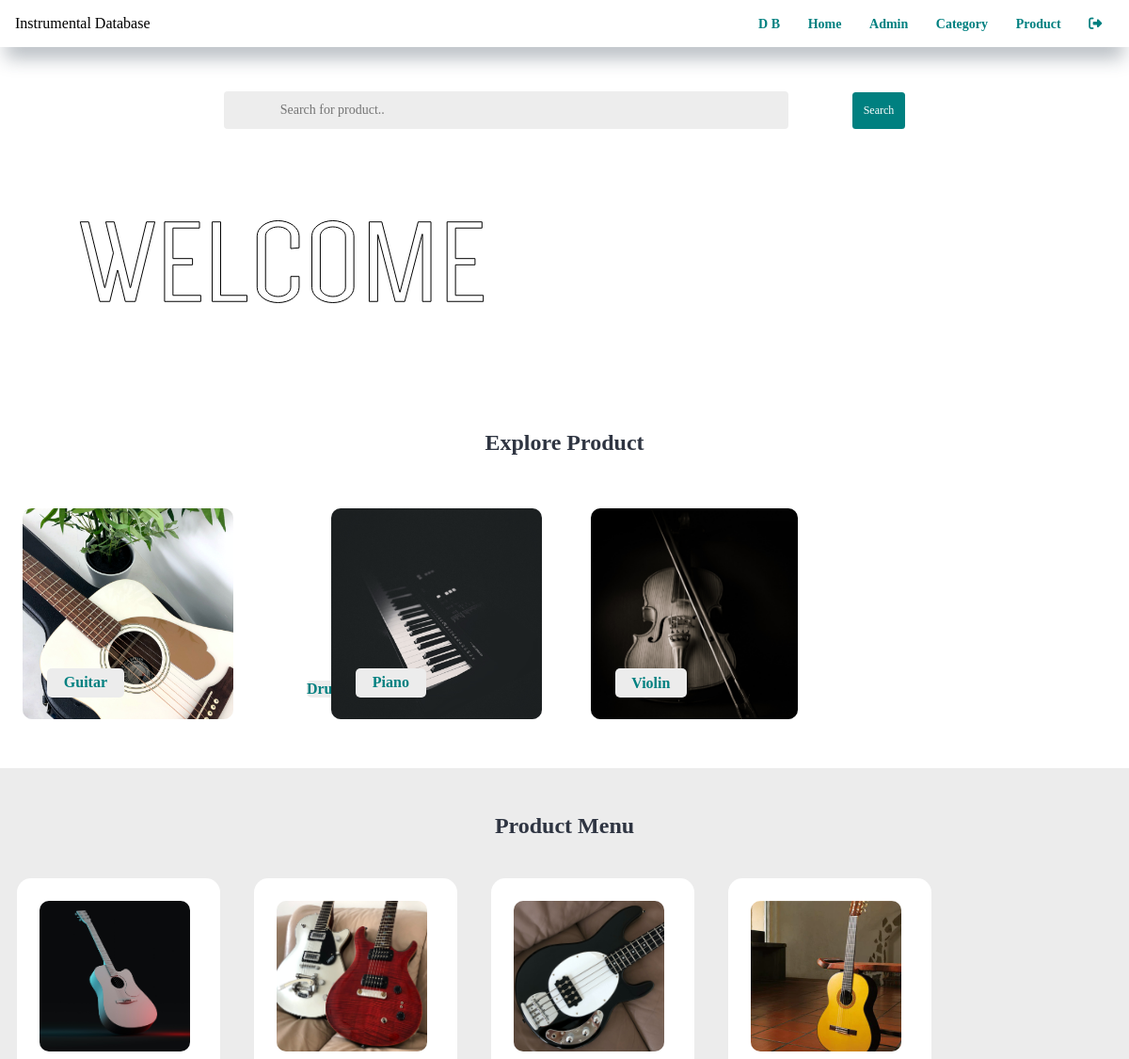
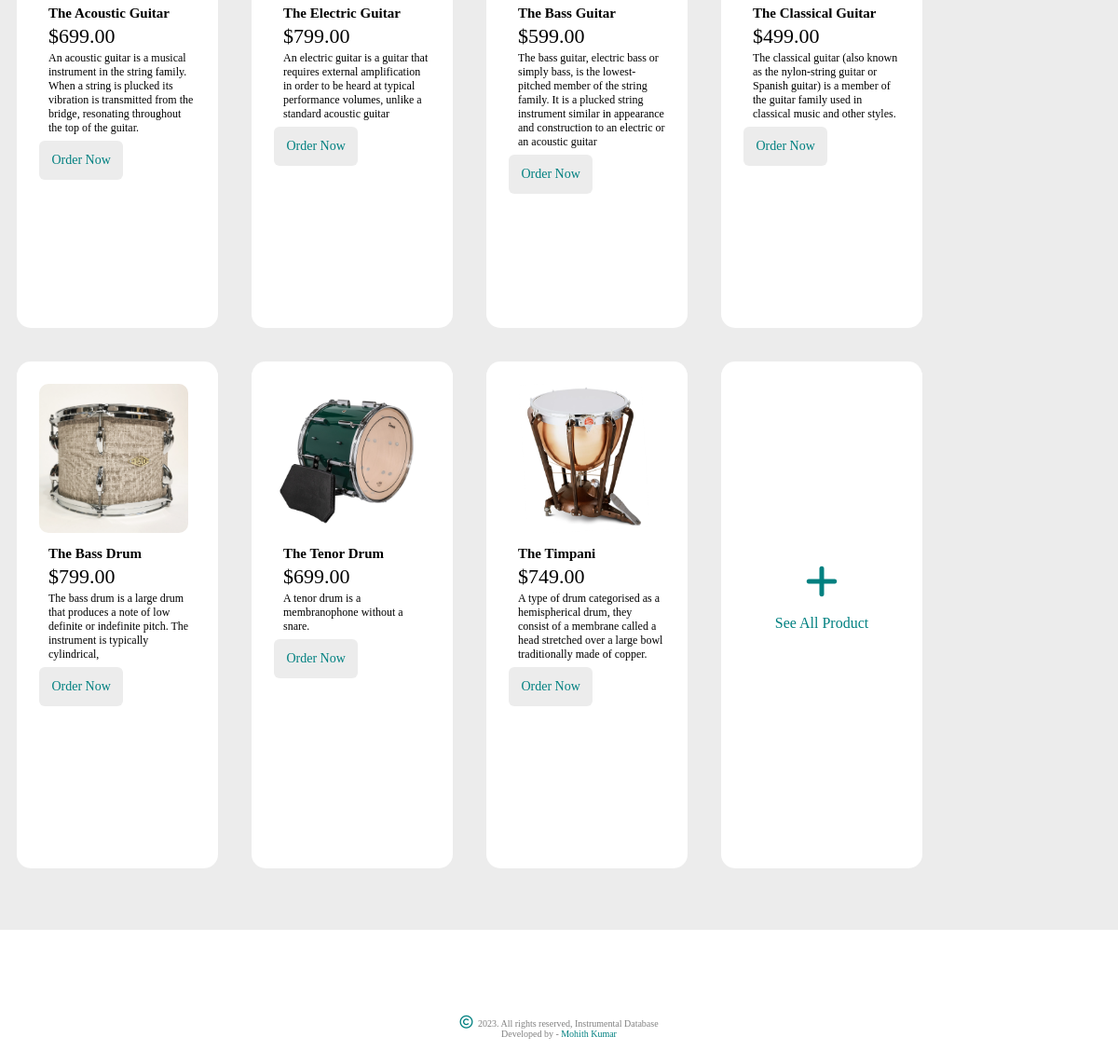
The page / on the database its author committed (2 pictures, top to bottom).
### tables this page shows
CREATE TABLE `t_category` (
  `id` int(10) UNSIGNED NOT NULL,
  `title` varchar(100) NOT NULL,
  `image_name` varchar(255) NOT NULL,
  `featured` varchar(10) NOT NULL,
  `active` varchar(10) NOT NULL
);

CREATE TABLE `t_product` (
  `id` int(10) UNSIGNED NOT NULL,
  `title` varchar(150) NOT NULL,
  `description` varchar(255) NOT NULL,
  `price` decimal(10,2) NOT NULL,
  `image_name` varchar(255) NOT NULL,
  `category_id` int(11) NOT NULL,
  `featured` varchar(10) NOT NULL,
  `active` varchar(10) NOT NULL
);

### index.php (the view, shortened to what this page needs)
<?php include('./partials-m/menu.php'); ?>
<section class="product-search text-center">
    <div class="container">
        <form action="<?php echo URL; ?>product-search.php" method="POST">
            <input type="search" name="search" placeholder="Search for product.." required>
            <input type="submit" name="submit" value="Search" class="btn btn-primary">
        </form>
    </div>
</section>
<div id="myobj" width="100%" height="100%" class="welcomemsg">
</div>
<section class="categories">
    <div class="container">
        <h2 class="text-center">Explore Product</h2>
        <?php
            $sql = "SELECT * FROM t_category WHERE active='Yes' AND featured='Yes' LIMIT 4";
            $res = mysqli_query($conn, $sql);
            $count = mysqli_num_rows($res);
            if($count>0)
            {
                while($row=mysqli_fetch_assoc($res))
                {
                    $id = $row['id'];
                    $title = $row['title'];
                    $image_name = $row['image_name'];
                    ?>
                    <a href="<?php echo URL; ?>category-product.php?category_id=<?php echo $id; ?>">
                        <div class="box-3 float-container">
                            <?php
                                if($image_name=="")
                                {
                                    echo "<div class='error'>Image not Available</div>";
                                }
                                else
                                {
                                    ?>
                                    <img src="<?php echo URL; ?>images/category/<?php echo $image_name; ?>" alt="" class="img-responsive1 img-curve">
                                    <?php
                                }
                            ?>
                            <h3 class="float-text text-white"><?php echo $title; ?></h3>
                        </div>
                    </a>
                    <?php
                }
            }
            else
            {
                echo "<div class='error'>Category not Added.</div>";
            }
        ?>
    </div>
</section>
<section class="product-menu">
    <div class="container">
        <h2 class="text-center">Product Menu</h2>
        <?php
        $sql2 = "SELECT * FROM t_product WHERE active='Yes' AND featured='Yes' LIMIT 7";
        $res2 = mysqli_query($conn, $sql2);
        $count2 = mysqli_num_rows($res2);
        if($count2>0)
        {
            while($row=mysqli_fetch_assoc($res2))
            {
                $id = $row['id'];
                $title = $row['title'];
                $price = $row['price'];
                $description = $row['description'];
                $image_name = $row['image_name'];
                ?>
                <div class="product-menu-box">
                    <div class="product-menu-img">
                        <?php
                            if($image_name=="")
                            {
                                echo "<div class='error'>Image not available.</div>";
                            }
                            else
                            {
                                ?>
                                <img src="<?php echo URL; ?>images/product/<?php echo $image_name; ?>" alt="" class="img-responsive img-curve">
                                <?php
                            }
                        ?>
                    </div>
                    <div class="product-menu-desc">
                        <h4><?php echo $title; ?></h4>
                        <p class="product-price">$<?php echo $price; ?></p>
                        <p class="product-detail">
                            <?php echo $description; ?>
                        </p>
                        <br>
                        <a href="<?php echo URL; ?>order.php?product_id=<?php echo $id; ?>" class="button" style="background-color: #ececec; padding: 8%; border-radius: 6px; font-size: 14px;">Order Now</a>
                    </div>
                </div>
                <?php
            }
        }
        else
        {
            echo "<div class='error'>product not available.</div>";
        }
        ?>
        <p class="product-menu-box text-center">
        <a href="product.php"><i class="fa-solid fa-plus" style="margin-top: 12rem; margin-bottom: 1rem; font-size: 40px;"></i><br>See All Product</a>
    </p>
    </div>
</section>
<?php include('./partials-m/footer.php'); ?>

### partials-m/menu.php (shortened to what this page needs)
<!DOCTYPE html>
<html lang="en">
<head>
    <link rel="stylesheet" href="https://cdnjs.cloudflare.com/ajax/libs/font-awesome/6.2.1/css/all.min.css"
 />
    <link rel="stylesheet" href="css/style.css">
</head>
<body>
    <header class="menu text-center">
        <div class="wrappermenu">
            <p>Instrumental Database</p>
            <ul>
                <li><a href="http://localhost/phpmyadmin/index.php?route=/database/structure&db=instrumentalDB"
                        target="_blank">D B</a></li>
                <li><a href="index.php">Home</a></li>
                <li><a href="./admin/manage-admin.php">Admin</a></li>
                <li><a href="./category.php">Category</a></li>
                <li><a href="./product.php">Product</a></li>
                <li> <a href="./admin/logout.php"><i class="fa-solid fa-right-from-bracket"></i></a></li>
            </ul>
        </div>
    </header>

### partials-m/footer.php
<div class="footer">
    <div class="wrapper">
        <p class="text-center"><i class="fa-regular fa-copyright"></i>
            2023. All rights reserved, Instrumental Database <br> Developed by - <a
                href="https://www.linkedin.com/in/mohithkumarss/" target="_blank">Mohith
                Kumar</a></p>
    </div>
</div>
</body>
</html>

### css/style.css (style rules this page uses)
* { margin: 0; padding: 0; font-family: "Poppins"; box-sizing: border-box; }
.img-responsive { height: 10rem; }
.img-responsive1 { margin-top: 2rem; height: 14rem; }
.img-curve { border-radius: 10px; }
.text-center { text-align: center; }
.text-white { color: teal; background-color: rgb(236, 236, 236); padding: 3% 8% 3% 8%; border-radius: 5px; }
a { color: teal; text-decoration: none; }
.btn { padding: 1%; border: none; font-size: 1rem; border-radius: 5px; }
.btn-primary { background-color: teal; margin: 3rem 0 2rem 4rem; padding: 1%; border-radius: 3.5px; color: white; }
h2 { color: #2f3542; font-size: 1.5rem; margin-bottom: 2%; }
h3 { font-size: 1rem; }
.float-container { position: relative; }
.float-text { position: absolute; left: 0; bottom: 0; margin: 1.6rem; }
.menu ul li { display: inline; margin: 0.8rem; font-weight: 600; font-size: 14px; }
.menu .wrappermenu { padding: 0 1rem 1rem 1rem; box-shadow: 0px 17px 20px -6px rgba(36, 52, 70, 0.36); margin-top: 1rem; display: flex; flex-direction: row; justify-content: space-between; }
.footer .wrapper i { margin-top: 4rem; color: teal; font-size: 14px; margin-right: 0.2rem; }
.footer .wrapper { font-size: 10px; padding: 1%; margin: 1rem auto 2rem auto; color: gray; }
.product-search input { font-size: 12px; cursor: pointer; }
.product-search input[type="search"] { width: 50%; padding: 1% 1% 1% 5%; font-size: 14px; border: none; border-radius: 4px; background-color: rgb(237, 237, 237); }
.categories { padding: 4% 0; }
.box-3 { width: 28%; display: inline; margin: 2%; }
.product-menu { background-color: #ececec; padding: 4% 0; }
.product-menu-box { height: 34rem; width: 18%; margin: 1.5%; padding: 2%; float: left; background-color: white; border-radius: 15px; }
.product-menu-desc h4 { padding: 10px 0 0 10px; font-size: 15px; }
.product-price { padding: 3px 0 0 10px; font-size: 22px; }
.product-detail { padding: 3px 0 0 10px; font-size: 12px; }
.welcomemsg { margin: 2rem 1rem 0 4rem; }

### rows shown on the page
t_category: image_name (picture), title "Guitar"
t_category: title "Drums"
t_category: image_name (picture), title "Piano"
t_category: image_name (picture), title "Violin"
t_product: image_name (picture), title "The Acoustic Guitar", price "699.00", description "An acoustic guitar is a musical instrument in the string family. When a string is plucked its vibration is transmitted from the bridge, resonating throughout the top of the guitar."
t_product: image_name (picture), title "The Electric Guitar", price "799.00", description "An electric guitar is a guitar that requires external amplification in order to be heard at typical performance volumes, unlike a standard acoustic guitar"
t_product: image_name (picture), title "The Bass Guitar", price "599.00", description "The bass guitar, electric bass or simply bass, is the lowest-pitched member of the string family. It is a plucked string instrument similar in appearance and construction to an electric or an acoustic guitar"
t_product: image_name (picture), title "The Classical Guitar", price "499.00", description "The classical guitar (also known as the nylon-string guitar or Spanish guitar) is a member of the guitar family used in classical music and other styles."
t_product: image_name (picture), title "The Bass Drum", price "799.00", description "The bass drum is a large drum that produces a note of low definite or indefinite pitch. The instrument is typically cylindrical,"
t_product: image_name (picture), title "The Tenor Drum", price "699.00", description "A tenor drum is a membranophone without a snare."
t_product: image_name (picture), title "The Timpani", price "749.00", description "A type of drum categorised as a hemispherical drum, they consist of a membrane called a head stretched over a large bowl traditionally made of copper."
